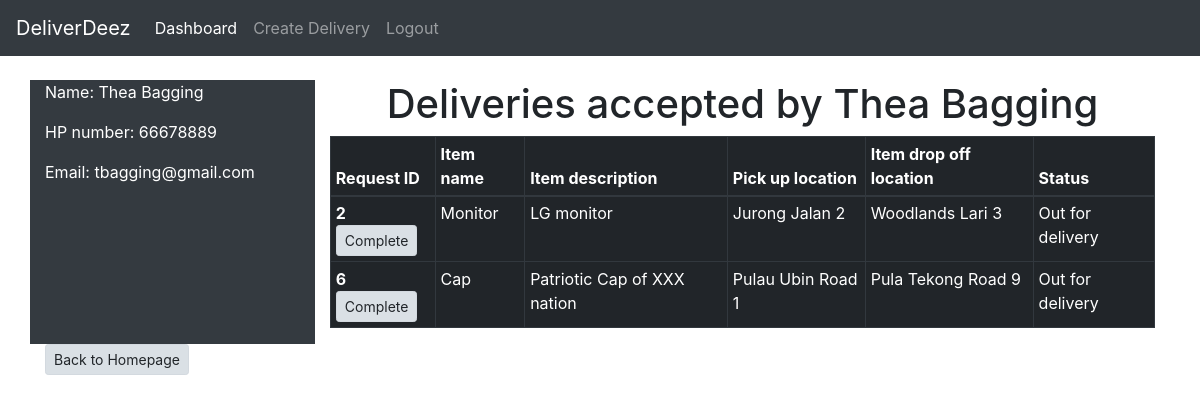
Page /part-time-profile/2/ (signed in) on the earlier database version.
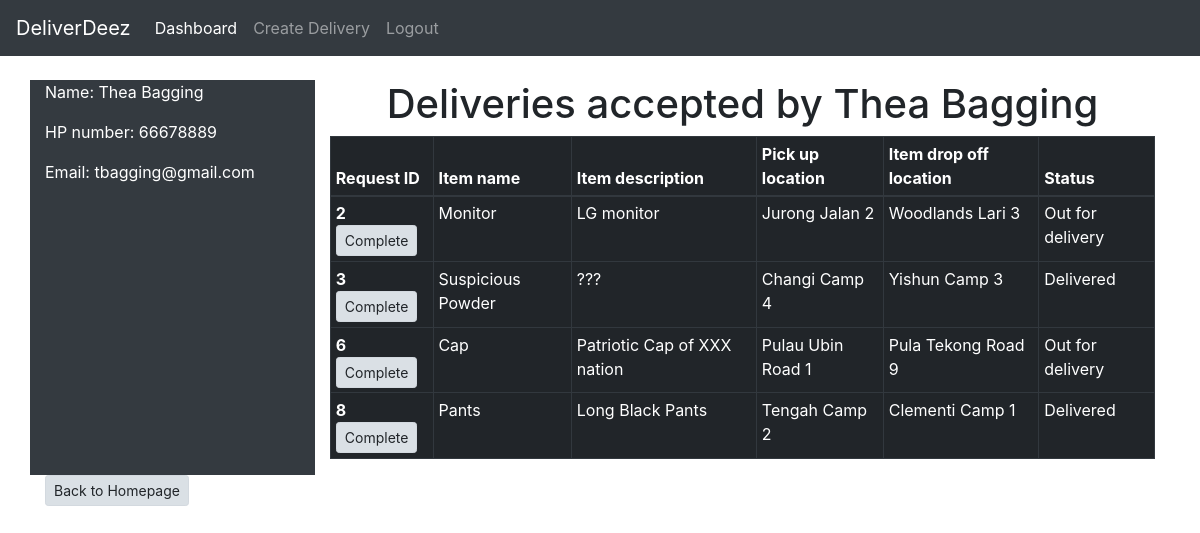
Same page on the later database version.
### accounts/models.py (models this page shows, shortened)
class PartTimer(models.Model):
    user = models.OneToOneField(User, null = True, on_delete = models.CASCADE)
    name = models.CharField(max_length = 200, null = True)
    phone = models.CharField(max_length = 200, null = True)
    email = models.CharField(max_length = 200, null = True)
    date_created = models.DateTimeField(auto_now_add = True, null = True)

class Delivery(models.Model):
    STATUS = (
        ('Pending', 'Pending'),
        ('Out for delivery', 'Out for delivery'),
        ('Delivered', 'Delivered'),
    )
    staff = models.ForeignKey(Staff, null = True, on_delete = models.SET_NULL)
    partTimer = models.ForeignKey(PartTimer, null = True, blank = True, on_delete = models.SET_NULL)
    itemName = models.CharField(max_length = 200, null = True)
    itemDescription = models.CharField(max_length = 200, null = True)
    pickUpLocation = models.CharField(max_length = 200, null = True)
    dropOffLocation = models.CharField(max_length = 200, null = True)
    date_created = models.DateTimeField(auto_now_add = True, null = True)
    status = models.CharField(max_length = 200, null = True, choices = STATUS)

### accounts/views.py (the view)
# urls.py: path("part-time-profile/<str:pk>/", views.partTimeProfile, name = "partTimeProfile"),
@login_required(login_url = 'login')
def partTimeProfile(request, pk):
    pt = PartTimer.objects.get(id=pk)
    delivery = Delivery.objects.all()
    deli = delivery.filter(partTimer = pt.id)
    context = {'partTimer': pt, 'delivery': deli}
    return render(request, 'accounts/partTimeProfile.html', context)

### accounts/templates/accounts/partTimeProfile.html
{% extends 'accounts/main.html' %}
{% block content %}
<br>
<div class="container">
    <div class="row">
      <div class="col-sm-3 bg-dark text-white">
        <p>Name: {{partTimer.name}}</p>
        <p>HP number: {{partTimer.phone}}</p>
        <p>Email: {{partTimer.email}}</p>
      </div>
      <div class="col-sm">
        <h1 class = "text-center">Deliveries accepted by {{partTimer.name}}</h1>
        <table class="table table-sm table-bordered table-dark">
            <thead>
              <tr>
                <th scope="col">Request ID</th>
                <th scope="col">Item name</th>
                <th scope="col">Item description</th>
                <th scope="col">Pick up location</th>
                <th scope="col">Item drop off location</th>
                <th scope="col">Status</th>
              </tr>
            </thead>
            <tbody>
                {% for i in delivery %}
                <tr>
                    <th scope = "row">
                      {{ i.id }}
                      <a href="{% url 'completeDelivery' i.id %}" class = "btn btn-light btn-sm active" role="button" aria-pressed="true">Complete</a>
                    </th>
                    <td>{{i.itemName}}</td>
                    <td>{{i.itemDescription}}</td>
                    <td>{{i.pickUpLocation}}</td>
                    <td>{{i.dropOffLocation}}</td>
                    <td>{{i.status}}</td>
                </tr>
                {% endfor %}
            </tbody>
          </table>
      </div>
    </div>
    <a href="{% url 'partTimeHome' %}" class = "btn btn-light btn-sm active" role="button" aria-pressed="true">Back to Homepage</a>
  </div>
{% endblock %}

### accounts/templates/accounts/main.html (shortened to what this page needs)
<!DOCTYPE html>
<html>
    <head>
        <link rel="stylesheet" href="https://cdn.jsdelivr.net/npm/bootstrap@4.0.0/dist/css/bootstrap.min.css">
    </head>
    <body>
        {% include 'accounts/navbar.html' %}
        {% block content %}
        {% endblock %}
    </body>
</html>

### accounts/templates/accounts/navbar.html (shortened to what this page needs)
<nav class="navbar navbar-expand-lg navbar-dark bg-dark">
    <a class="navbar-brand" href="#">DeliverDeez</a>
    <div class="collapse navbar-collapse" id="navbarNav">
      <ul class="navbar-nav">
        {% if request.user.is_staff %}
        <li class="nav-item active">
          <a class="nav-link" href="#">Dashboard</a>
        </li>
        <li class="nav-item">
          <a class="nav-link" href="{% url 'createDelivery' %}">Create Delivery</a>
        </li>
        {% endif %}
        <li class="nav-item">
          <a class="nav-link" href="{% url 'logoutUser' %}">Logout</a>
        </li>
      </ul>
    </div>
  </nav>

Differences in the rows shown:
now on this page (row edited): Delivery: id "3", itemName "Suspicious Powder", itemDescription "???", pickUpLocation "Changi Camp 4", dropOffLocation "Yishun Camp 3", status "Delivered"
now on this page (row edited): Delivery: id "8", itemName "Pants", itemDescription "Long Black Pants", pickUpLocation "Tengah Camp 2", dropOffLocation "Clementi Camp 1", status "Delivered"
